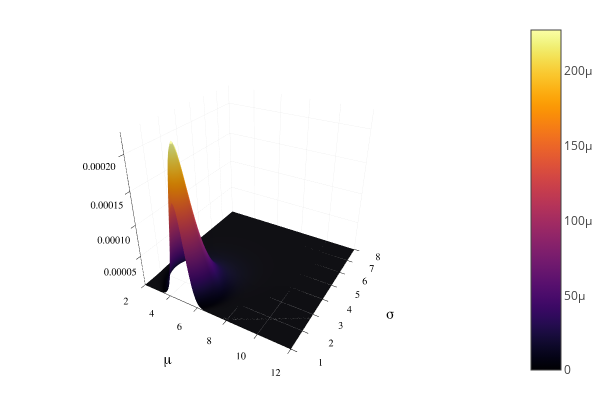

The notebook cell saved with this chart:
### Code cell
μ_true = 5
σ_true = 3
dμ = 0.1
dσ = 0.1
μ_range = reshape(2:dμ:12, (101,1)) #create a range of possible values to check over. Note for μ this could be infinite in theory.
σ_range = reshape(1:dσ:8, (1,71))

samp = rand(Normal(μ_true, σ_true), 5) #generate data
print(mean(samp), ", ", sqrt((1/5)*sum((samp.-mean(samp)).^2))) #calculates the bais estimator

function likely(μ, σ) # likelihood function
    n = length(samp)
    return exp(-0.5*σ^-2*sum((samp.-μ).^2))*(2*pi*σ^2)^(-n/2)
end

prior = 1

posterior(x, y) = likely.(x, y)
POSTerior(x, y) = likely.(x,y)

surface(2:dμ:12, 1:dσ:8, POSTerior, xlabel = "μ", ylabel = "σ") # from my current understanding, surface() prefers to have inputs of arrays and functions

# post = (likely.(μ_range, σ_range)*prior)/sum(sum(dμ*prior*likely.(μ_range, σ_range))) #integral is not right



# surface(μ_range, σ_range, post)

### Figure 1 — Plotly figure (JSON) as saved in the notebook; plotly's stock layout.template omitted (floating-point values rounded to 4 significant figures; data arrays with more than 128 entries replaced by an {"elided": "..."} marker saying what was removed)
{"data": [{"colorbar": {"title": ""}, "colorscale": {"elided": "256x2 mixed values"}, "hoverinfo": "none", "name": "y1", "opacity": null, "showlegend": false, "showscale": true, "type": "surface", "x": [2, 2.1, 2.2, 2.3, 2.4, 2.5, 2.6, 2.7, 2.8, 2.9, 3, 3.1, 3.2, 3.3, 3.4, 3.5, 3.6, 3.7, 3.8, 3.9, 4, 4.1, 4.2, 4.3, 4.4, 4.5, 4.6, 4.7, 4.8, 4.9, 5, 5.1, 5.2, 5.3, 5.4, 5.5, 5.6, 5.7, 5.8, 5.9, 6, 6.1, 6.2, 6.3, 6.4, 6.5, 6.6, 6.7, 6.8, 6.9, 7, 7.1, 7.2, 7.3, 7.4, 7.5, 7.6, 7.7, 7.8, 7.9, 8, 8.1, 8.2, 8.3, 8.4, 8.5, 8.6, 8.7, 8.8, 8.9, 9, 9.1, 9.2, 9.3, 9.4, 9.5, 9.6, 9.7, 9.8, 9.9, 10, 10.1, 10.2, 10.3, 10.4, 10.5, 10.6, 10.7, 10.8, 10.9, 11, 11.1, 11.2, 11.3, 11.4, 11.5, 11.6, 11.7, 11.8, 11.9, 12], "xaxis": "x1", "y": [1, 1.1, 1.2, 1.3, 1.4, 1.5, 1.6, 1.7, 1.8, 1.9, 2, 2.1, 2.2, 2.3, 2.4, 2.5, 2.6, 2.7, 2.8, 2.9, 3, 3.1, 3.2, 3.3, 3.4, 3.5, 3.6, 3.7, 3.8, 3.9, 4, 4.1, 4.2, 4.3, 4.4, 4.5, 4.6, 4.7, 4.8, 4.9, 5, 5.1, 5.2, 5.3, 5.4, 5.5, 5.6, 5.7, 5.8, 5.9, 6, 6.1, 6.2, 6.3, 6.4, 6.5, 6.6, 6.7, 6.8, 6.9, 7, 7.1, 7.2, 7.3, 7.4, 7.5, 7.6, 7.7, 7.8, 7.9, 8], "yaxis": "y1", "z": {"elided": "71x101 float values"}, "zmax": 0.0002276, "zmin": 6.299e-59}], "layout": {"annotations": [], "height": 400, "legend": {"bgcolor": "rgba(255, 255, 255, 1.000)", "bordercolor": "rgba(0, 0, 0, 1.000)", "borderwidth": 1, "font": {"color": "rgba(0, 0, 0, 1.000)", "family": "sans-serif", "size": 11}, "tracegroupgap": 0, "traceorder": "normal", "x": 1.02, "xanchor": "auto", "y": 1, "yanchor": "auto"}, "margin": {"b": 20, "l": 0, "r": 0, "t": 20}, "paper_bgcolor": "rgba(255, 255, 255, 1.000)", "plot_bgcolor": "rgba(255, 255, 255, 1.000)", "scene": {"camera": {"eye": {"x": 1.126, "y": -1.95, "z": 1.3}}, "xaxis": {"anchor": "y1", "domain": [0.04684, 0.9934], "gridcolor": "rgba(0, 0, 0, 0.100)", "gridwidth": 0.5, "linecolor": "rgba(0, 0, 0, 1.000)", "mirror": false, "range": [2, 12], "showgrid": true, "showline": true, "showticklabels": true, "tickangle": 0, "tickcolor": "rgb(0, 0, 0)", "tickfont": {"color": "rgba(0, 0, 0, 1.000)", "family": "sans-serif", "size": 11}, "tickmode": "array", "ticks": "inside", "ticktext": ["2", "4", "6", "8", "10", "12"], "tickvals": [2, 4, 6, 8, 10, 12], "title": "μ", "titlefont": {"color": "rgba(0, 0, 0, 1.000)", "family": "sans-serif", "size": 15}, "type": "-", "visible": true, "zeroline": false, "zerolinecolor": "rgba(0, 0, 0, 1.000)"}, "yaxis": {"anchor": "x1", "domain": [0.07581, 0.9902], "gridcolor": "rgba(0, 0, 0, 0.100)", "gridwidth": 0.5, "linecolor": "rgba(0, 0, 0, 1.000)", "mirror": false, "range": [1, 8], "showgrid": true, "showline": true, "showticklabels": true, "tickangle": 0, "tickcolor": "rgb(0, 0, 0)", "tickfont": {"color": "rgba(0, 0, 0, 1.000)", "family": "sans-serif", "size": 11}, "tickmode": "array", "ticks": "inside", "ticktext": ["1", "2", "3", "4", "5", "6", "7", "8"], "tickvals": [1, 2, 3, 4, 5, 6, 7, 8], "title": "σ", "titlefont": {"color": "rgba(0, 0, 0, 1.000)", "family": "sans-serif", "size": 15}, "type": "-", "visible": true, "zeroline": false, "zerolinecolor": "rgba(0, 0, 0, 1.000)"}, "zaxis": {"gridcolor": "rgba(0, 0, 0, 0.100)", "gridwidth": 0.5, "linecolor": "rgba(0, 0, 0, 1.000)", "mirror": false, "range": [6.299e-59, 0.0002276], "showgrid": true, "showline": true, "showticklabels": true, "tickangle": 0, "tickcolor": "rgb(0, 0, 0)", "tickfont": {"color": "rgba(0, 0, 0, 1.000)", "family": "sans-serif", "size": 11}, "tickmode": "array", "ticks": "inside", "ticktext": ["0.00005", "0.00010", "0.00015", "0.00020"], "tickvals": [5e-05, 0.0001, 0.00015, 0.0002], "title": "", "titlefont": {"color": "rgba(0, 0, 0, 1.000)", "family": "sans-serif", "size": 15}, "type": "-", "visible": true, "zeroline": false, "zerolinecolor": "rgba(0, 0, 0, 1.000)"}}, "showlegend": true, "width": 600}}
